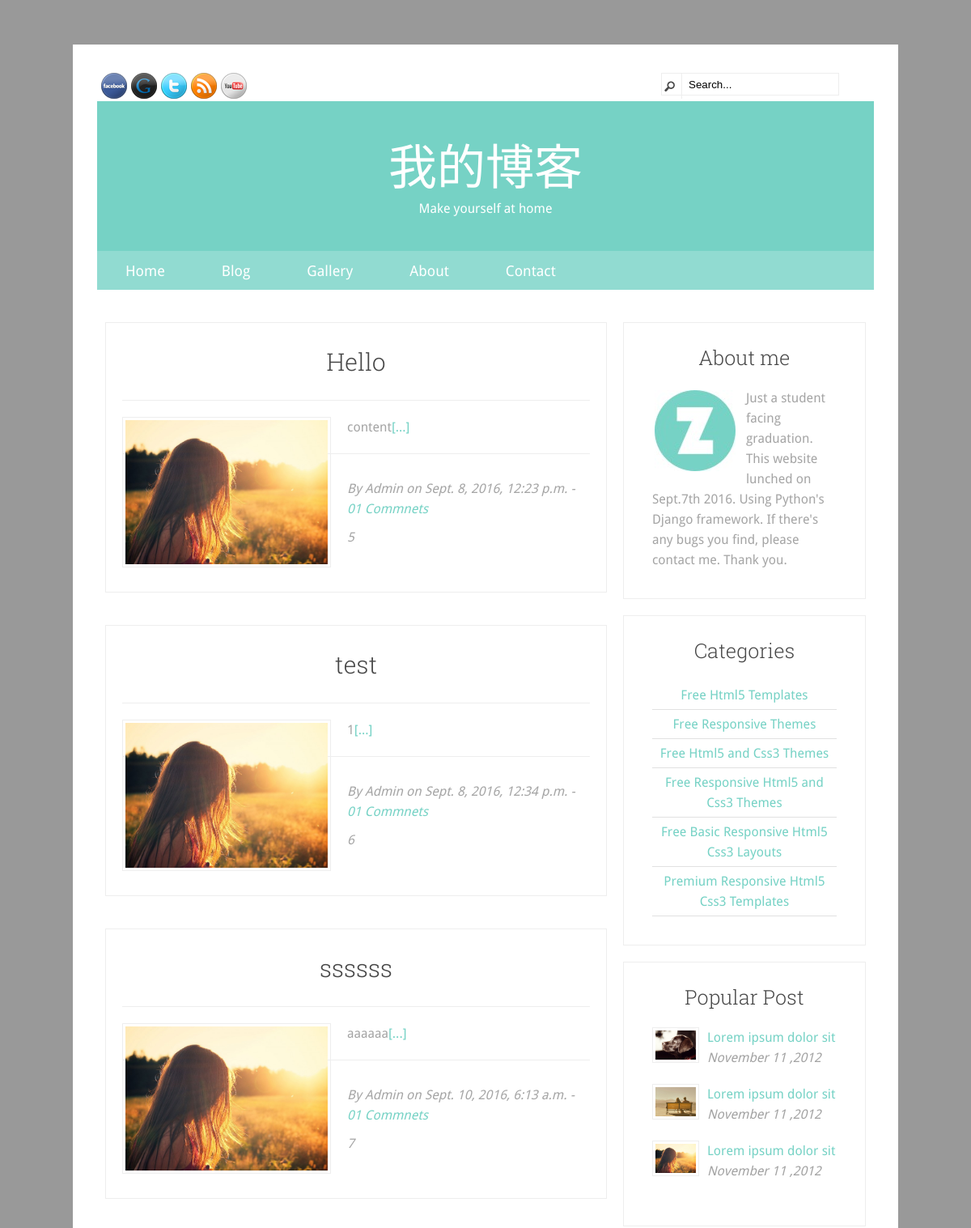
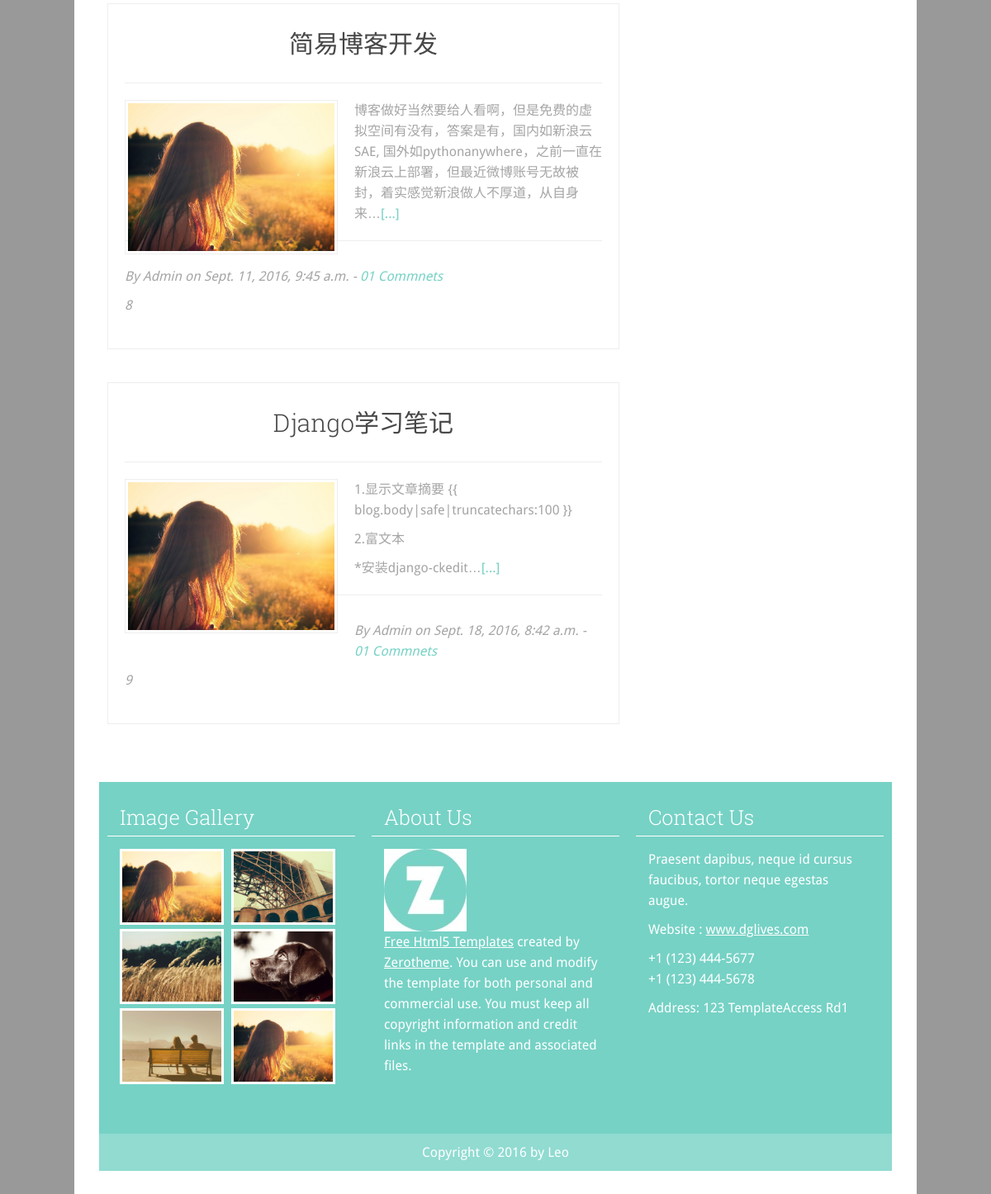
Screenshot of /iCHD/blog/all with the database file from the repository (2 pictures, top to bottom).
### iCHD/models.py (models this page shows, shortened)
class Blog(models.Model):
    title = models.CharField(max_length=150)
    body = RichTextField(verbose_name="文章内容")
    time = models.DateTimeField()

### iCHD/views.py (the view)
def all(request):
    Blogs = Blog.objects.all()
    blogs = Blog.objects.all()
    contents = []
    for blog in Blogs:
        if len(blog.body) > 100:
            blog.body = blog.body[0:100]
            contents.append(blog.body)
        else:
            contents.append(blog.body)
    return render(request, 'iCHD/all.html', {'blogs':blogs})#, 'contents':contents})#, {'contents':contents})

### iCHD/templates/iCHD/all.html
﻿{% extends "base_blog.html" %}
{% block contents %}
{% for blog in blogs %}
					<article>
						<div class="heading">
							<h2><a href="/iCHD/blog/{{ blog.id }}">{{ blog.title }}</a></h2>
						</div>
						<div class="content">
							<img src="/static/img/img1.jpg" width="250px" height="100px"/>
							<p>{{ blog.body|safe|truncatechars:100 }}<a href="/iCHD/blog/{{ blog.id }}">[...]</a></p>
						</div>
						<div class="info">
							<p>By Admin on {{blog.time}} - <a href="#">01 Commnets</a></p>
							<p> {{ blog.id }}</p>
						</div>
					</article>
				{% endfor %}
{% endblock %}

### iCHD/static/css/style.css (style rules this page uses)
a,abbr,acronym,address,applet,article,aside,audio,b,blockquote,big,body,center,canvas,caption,cite,code,command,datalist,dd,del,details,dfn,dl,div,dt,em,embed,fieldset,figcaption,figure,font,footer,form,h1,h2,h3,h4,h5,h6,header,hgroup,html,i,iframe,img,ins,kbd,keygen,label,legend,li,meter,nav,object,ol,output,p,pre,progress,q,s,samp,section,small,span,source,strike,strong,sub,sup,table,tbody,tfoot,thead,th,tr,tdvideo,tt,u,ul,var { background:transparent;border:0 none;font-size:100%;margin:0;padding:0;border:0;outline:0;vertical-align:top; }
img { vertical-align:top; }
article, aside, audio, canvas, command, datalist, details, embed, figcaption, figure, footer, header, hgroup, keygen, meter, nav, output, progress, section, source, video { display:block; }
article:after, article:before { clear: both; content: '\0020'; display: block; visibility: hidden; width: 0; height: 0; }
html, body { width:100%; padding:0; margin:0; }
body { background: #999999;color: #A5A5A5;font: 16px/25px 'Droid Sans',sans-serif; }
a { color: #76D2C5;text-decoration: none; }
h1, h2, h3 { font-size: 25px; line-height: 35px; font-family: 'Roboto Slab',sans-serif; font-weight: 300; color: #474747; }
h1 a, h2 a, h3 a { color: #474747; text-decoration: none; }
#main-content article { margin-bottom:40px; padding:20px; border: 1px solid #EEEEEE; }
#main-content article .heading { text-align: center; border-bottom: 1px solid #EEEEEE; padding: 10px 0 30px 0; margin-bottom: 20px; }
#main-content article .content { margin: 20px 0; }
#main-content article h2 { font-size:30px; }
#main-content article img { float:left; margin:0 20px 10px 0; padding:3px; border:1px solid #EEEEEE; }
#main-content article p { margin-bottom:10px; }
#main-content article .info { font-style:italic; border-top: 1px solid #EEEEEE; padding: 30px 0 10px 0; }

### iCHD/static/css/responsive.css (style rules this page uses)
html { -webkit-text-size-adjust: none; }
img { max-width:100%; height: auto; width: auto\9; }

### rows the page displays
Blog: title "Hello", body "content", time "Sept. 8, 2016, 12:23 p.m.", id "5"
Blog: title "test", body "1", time "Sept. 8, 2016, 12:34 p.m.", id "6"
Blog: title "ssssss", body "aaaaaa", time "Sept. 10, 2016, 6:13 a.m.", id "7"
Blog: title "简易博客开发", body "博客做好当然要给人看啊，但是免费的虚拟空间有没有，答案是有，国内如新浪云SAE, 国外如pythonanywhere，之前一直在新浪云上部署，但最近微博账号无故被封，着实感觉新浪做人不厚道，从自身来…", time "Sept. 11, 2016, 9:45 a.m.", id "8"
Blog: title "Django学习笔记", body "1.显示文章摘要 {{ blog.body|safe|truncatechars:100 }} 2.富文本 *安装django-ckedit…", time "Sept. 18, 2016, 8:42 a.m.", id "9"
